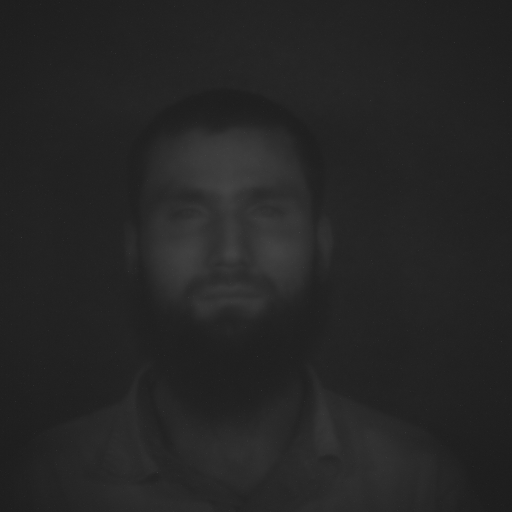
#> input picture Dataset/0002/F_01.png, 1024 x 1024 px, found by its file name (shown at 1/2 size)
$ python test.py
#> lines starting #> are read from the running program, lines starting #| are printed output that depends on the picture; after the words box and inside, x2 and y2 are one past the last pixel; in counts of white or black regions, pixels touching at a corner belong together
import cv2
import os
from spectral import *
import matplotlib.pyplot as plt
import numpy as np
from sklearn.preprocessing import StandardScaler
from sklearn.decomposition import PCA
img=[]

path = "../Dataset/"

liste = os.listdir(path)

selectionApprentissagePeau = ["0001", "0002", "0004", "0006", "0008", "0010", "0012", "0013", "0014", "0015", "0059", "0061", "0062", "0063", "0065", "0066", "0067", "0068", "0069", "0071"] #Numeros des dossiers (correspondant à des personnes
selectionApprentissageCheveux = ["0001", "0002", "0004", "0006", "0008", "0010", "0012", "0013", "0014", "0015", "0058", "0041", "0062", "0063", "0065", "0066", "0067", "0068", "0069", "0074"]
coordRectanglesPeau = [] #Coordonées des rectangles pour la zone correspondant à la peau pour chanque personne (doit etre de taille 4*len(selectionApprentissagePeau): 4 coordonées pour chaque personne dans l'ordre suivant: x1,y1,x2,y2
coordRectanglesCheveux = []

coordRectanglesPeau.append([416,344,516,388])
coordRectanglesPeau.append([402,315,474,337])
coordRectanglesPeau.append([440,347,514,365])
coordRectanglesPeau.append([386,285,486,307])
coordRectanglesPeau.append([342,399,444,431])
coordRectanglesPeau.append([390,405,494,427])
coordRectanglesPeau.append([406,397,510,421])
coordRectanglesPeau.append([446,361,520,383])
coordRectanglesPeau.append([366,407,444,435])
coordRectanglesPeau.append([464,569,542,583])
coordRectanglesPeau.append([322,419,432,447])
coordRectanglesPeau.append([482,369,578,409])
coordRectanglesPeau.append([404,428,504,449])
coordRectanglesPeau.append([496,467,602,511])
coordRectanglesPeau.append([490,265,584,297])
coordRectanglesPeau.append([526,279,630,317])
coordRectanglesPeau.append([492,409,574,427])
coordRectanglesPeau.append([488,331,524,361])
coordRectanglesPeau.append([484,367,560,391])
coordRectanglesPeau.append([444,213,558,265])
coordRectanglesCheveux.append([430,263,475,281])
coordRectanglesCheveux.append([404,201,462,225])
coordRectanglesCheveux.append([404,211,550,235])
coordRectanglesCheveux.append([370,127,486,177])
coordRectanglesCheveux.append([368,275,396,287])
coordRectanglesCheveux.append([358,223,472,299])
coordRectanglesCheveux.append([368,217,486,251])
coordRectanglesCheveux.append([394,233,464,247])
coordRectanglesCheveux.append([316,235,468,291])
coordRectanglesCheveux.append([490,383,538,417])
coordRectanglesCheveux.append([414,189,460,205])
coordRectanglesCheveux.append([416,153,506,191])
coordRectanglesCheveux.append([376,281,470,313])
coordRectanglesCheveux.append([504,351,544,377])
coordRectanglesCheveux.append([466,129,522,163])
coordRectanglesCheveux.append([452,135,512,171])
coordRectanglesCheveux.append([498,295,558,325])
coordRectanglesCheveux.append([388,191,450,235])
coordRectanglesCheveux.append([472,277,508,301])
coordRectanglesCheveux.append([374,67,402,117])


def getPixel( img, x, y, channel):
    return img[x, y, channel]

def mean_StdDev_rect( img, rect ):
   return cv2.meanStdDev(img[rect[0]:rect[2],rect[1]:rect[3]])

def rect( img, rect ): #renvoie la sous-image définie par le rectangle construit à partir de x1, y1 (en haut a gauche) et x2,y2 (en bas a droite)
   imgRect=[]
   for i in range(rect[0],rect[2]):
       for j in range(rect[1],rect[3]):
           imgRect.append(img[i,j])
   return [imgRect]

def getPixel( img, x, y, channel):
    return img[x, y, channel]

moyenneLambdaPeau=np.zeros((20,33))
stdDevLambdaPeau=np.zeros((20,33))
moyenneLambdaCheveux=np.zeros((20,33))
stdDevLambdaCheveux=np.zeros((20,33))

order_i_for_Peau=0
order_i_for_Cheveux=0
for i in list(set(selectionApprentissagePeau).union(set(selectionApprentissageCheveux))):
  for x in range(1,34): #Jusqu'à 34 car on va jusqu'à n-1. On a reelement 33 images par dossier
    if x < 10:
      img.append(cv2.imread(path + i + "/F_0" + str(x) + ".png"))
    else:
      img.append(cv2.imread(path +i + "/F_" + str(x) + ".png"))
    if(i in selectionApprentissagePeau):
      meanPeau,StdDevPeau=mean_StdDev_rect(img[x-1], coordRectanglesPeau[order_i_for_Peau])
#> meanPeau = [54.66, 54.66, 54.66]; StdDevPeau = [6.28, 6.28, 6.28]
      moyenneLambdaPeau[order_i_for_Peau][x-1]= meanPeau[0]
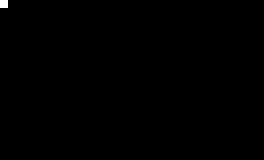
#> moyenneLambdaPeau: shape (20, 33) float64 (shown 8 times larger); values 0 (black) and 54.66 (white), 0.15% white in thin lines or dots, all inside (x1, y1, x2, y2) = (0, 0, 1, 1)
      stdDevLambdaPeau[order_i_for_Peau][x-1]= StdDevPeau[0]

    if(i in selectionApprentissageCheveux):
      meanCheveux,StdDevCheveux=mean_StdDev_rect(img[x-1], coordRectanglesCheveux[order_i_for_Cheveux])
#> meanCheveux = [36.65, 36.65, 36.65]; StdDevCheveux = [2.62, 2.62, 2.62]
      moyenneLambdaCheveux[order_i_for_Cheveux][x-1]= meanCheveux[0]
      stdDevLambdaCheveux[order_i_for_Cheveux][x-1]= StdDevCheveux[0]
#> (the run stopped early here; a loop or call above may not have finished)
